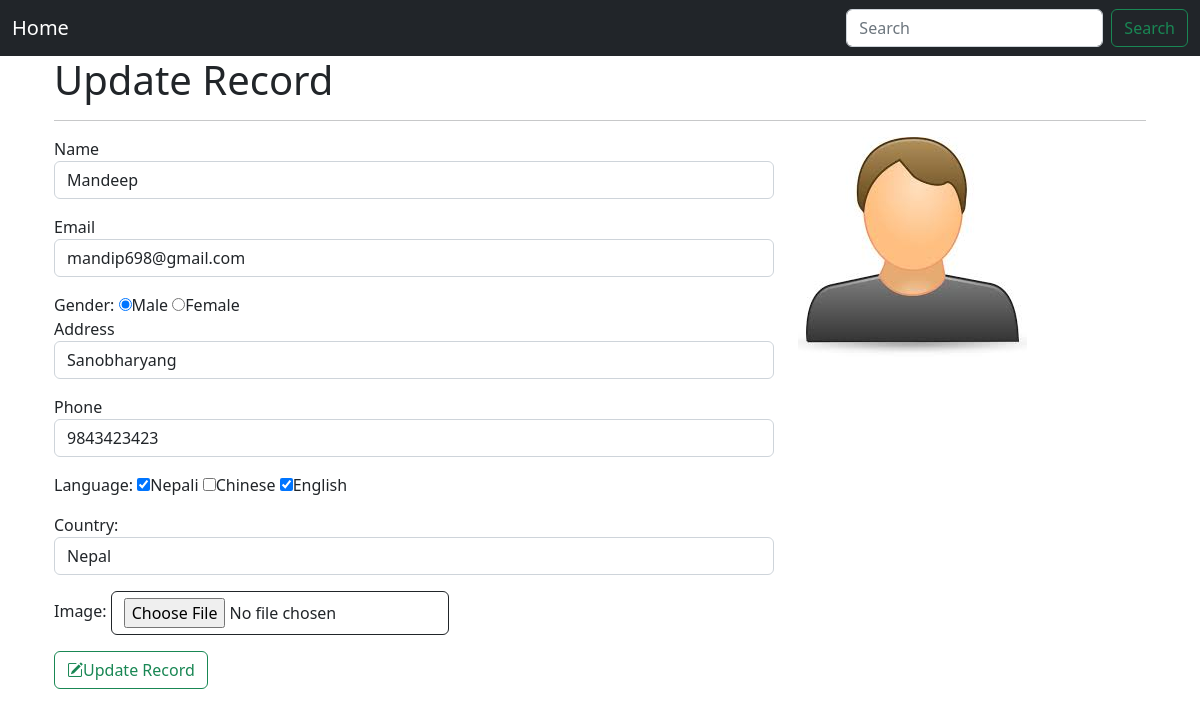
The page /update/8 on the database its author committed.
### record/models.py (models this page shows)
class Student(models.Model):
    gender_list={
        ('male','Male'),
        ('female','Female'),
    }
    language_list={
        ('nepali','Nepali'),
        ('chinese','Chinese'),
        ('english','English'),
    }
    country_list={
        ('nepal','Nepal'),
        ('china','China'),
        ('usa','USA'),
    }
    name=models.CharField(max_length=255)
    email=models.EmailField(max_length=255,unique=True)
    gender=models.CharField(choices=gender_list, max_length=6)
    address=models.CharField(max_length=255)
    phone=models.IntegerField()
    language=models.CharField(choices=language_list, max_length=50)
    country=models.CharField(choices=country_list, max_length=10)
    image=models.ImageField(upload_to='students',blank=True,null=True)
    def get_language(self):
        return self.language.split(',')

### record/views.py (the view)
# urls.py: path('update/<id>',views.update, name='update'),
def update(request,id):
    if request.method=="POST":
        sObject=Student.objects.get(id=id)
        sObject.name=request.POST['name']
        sObject.email=request.POST['email']
        sObject.gender=request.POST.get('gender')
        sObject.address=request.POST['address']
        sObject.phone=request.POST['phone']
        sObject.language=','.join(map(str,request.POST.getlist('language')))
        sObject.country=request.POST['country']
        image=''
        if request.FILES:
            delete_file(id)
            image=request.FILES['image']
        sObject.image=image
        sObject.save()
        messages.success(request,'Record Updated Successfully')
        redirect_back_url=request.META.get('HTTP_REFERER')
        return redirect(redirect_back_url)
    else:
        data={
            'studentData':Student.objects.get(id=id)
        }
        return render(request,'update.html',data)

### record/templates/update.html (shortened to what this page needs)
{% extends 'master.html' %}
{% block content %}
<div class="container">
    <div class="row">
        <div class="col-md-12">
            <h1>Update Record</h1>
            <hr />
        </div>
    </div>
    <div class="row">
        <div class="col-md-8">
            <form action="" method="post" enctype="multipart/form-data">
                <div class="form-group mb-3">
                    <label for="name">Name</label>
                    <input type="text" id="name" name="name" value="{{ studentData.name }}" required class="form-control" />
                </div>
                <div class="form-group mb-3">
                    <label for="email">Email</label>
                    <input type="text" id="email" name="email" value="{{ studentData.email }}" required class="form-control"/>
                </div>
                <div class="form-group mb-3">
                    <label for="gender">Gender:</label>
                    <label><input type="radio" name="gender" value="Male"
                        {% if studentData.gender == 'Male' %}
                            checked
                        {% endif %}
                        />Male</label>
                    <label><input type="radio" name="gender" value="Female"
                        />Female</label>
                <div class="form-group mb-3">
                    <label for="address">Address</label>
                    <input type="text" id="address" name="address" value="{{ studentData.address }}" requird class="form-control"/>
                </div>
                <div class="form-group mb-3">
                    <label for="phone">Phone</label>
                    <input type="text" id="phone" name="phone" value="{{ studentData.phone }}" required class="form-control"/>
                </div>
                <div class="form-group mb-3">
                    <label for="language">Language:</label>
                    <label><input type="checkbox" name="language" value="Nepali"
                        {% if 'Nepali' in studentData.get_language %} checked {% endif %} />Nepali</label>
                    <label><input type="checkbox" name="language" value="Chinese"
                        {% if 'Chinese' in studentData.get_language %} checked {% endif %} />Chinese</label>
                    <label><input type="checkbox" name="language" value="English"
                        {% if 'English' in studentData.get_language %} checked {% endif %}/>English</label>
                </div>
                <div class="form-group mb-3">
                    <label for="country">Country:</label>
                    <select name="country" id="country" class="form-control">
                        <option value="Nepal" {% if studentData.country == 'Nepal' %} selected {% endif %}>Nepal</option>
                    </select>
                </div>
                <div class="form-group mb-3">
                    <label for="image">Image:</label>
                    <input type="file" name="image" class="btn btn-outline-dark" />
                </div>
                <div class="form-group mb-3">
                    <button class="btn btn-outline-success"><i class="bi bi-pencil-square"></i>Update Record</button>
                </div>
            </form>
        </div>
    </div>
    <div class="col-md-4">
        {% if studentData.image %}
        <img src="{{studentData.image.url}}" class="img-fluid" alt="{{student.name}} Photo">
        {% else%}
            <h1>Image Not Found</h1>
        {% endif %}
    </div>
</div>
{% endblock %}

### rows shown on the page
Student: name "Mandeep", email "mandip698@gmail.com", gender "☑ Male", gender "☐ Female", address "Sanobharyang", phone "9843423423", language "☑", country "Nepal", image (picture)
